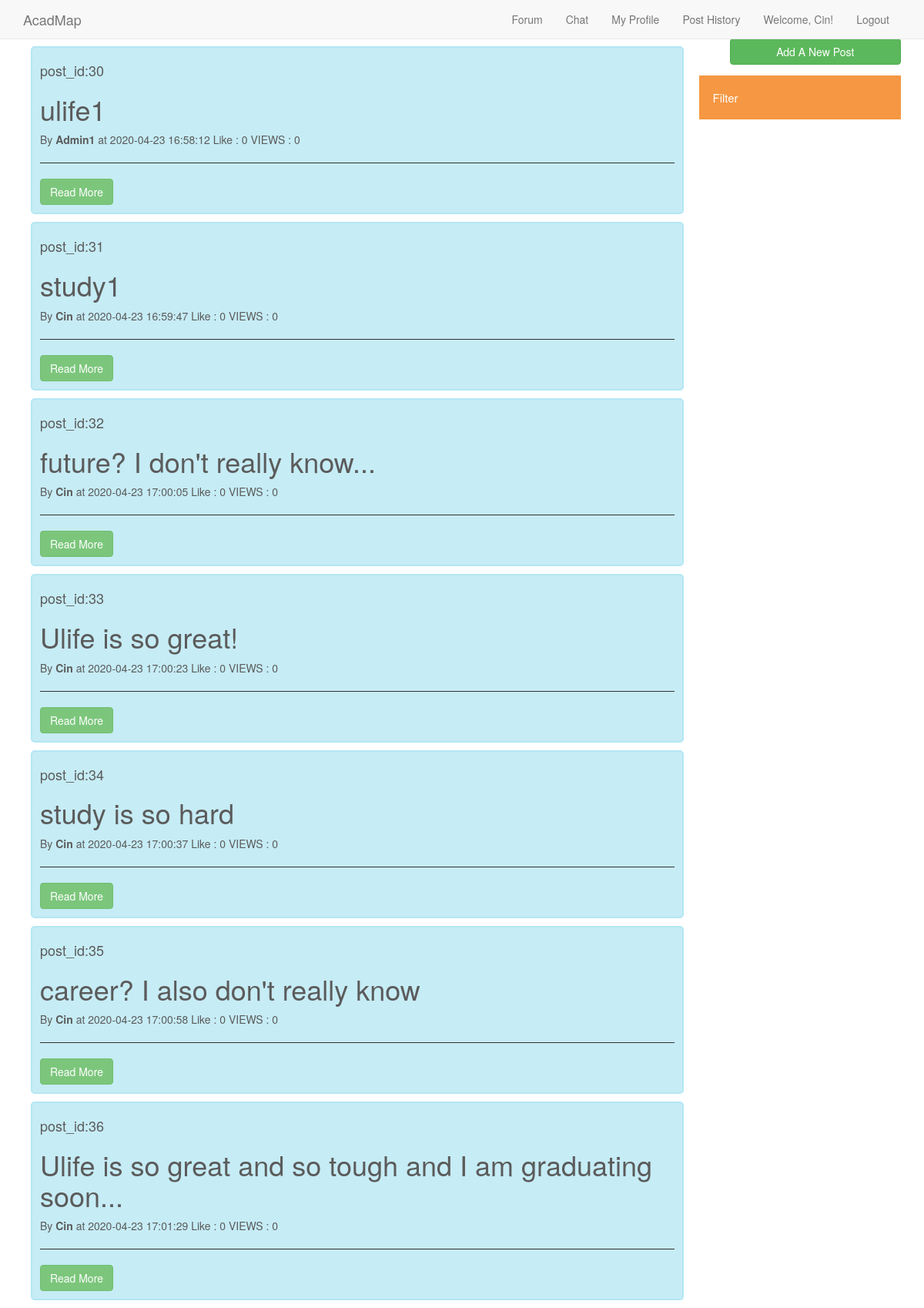
The app's page /forum_related/forum.php (signed in) with its own data.
### tables this page shows
CREATE TABLE `forum` (
  `post_id` int(8) UNSIGNED NOT NULL,
  `post_title` varchar(128) NOT NULL,
  `post_date` timestamp NOT NULL DEFAULT current_timestamp(),
  `author_id` int(8) UNSIGNED NOT NULL,
  `author_name` varchar(16) NOT NULL,
  `category` varchar(16) DEFAULT NULL,
  `like_number` int(8) UNSIGNED DEFAULT 0,
  `view_number` int(8) UNSIGNED NOT NULL DEFAULT 0
);

### forum_related/FetchPost.php (the view)
<?php foreach($postinfo as $key => $post){?>
  <div id="post_id" class="containers" onclick="pagetrans()">
    <h4><?php echo "post_id:" . $post["post_id"]; ?></h4>
    <p><h1><?php echo $post["post_title"];?></h1></p>
    <p>By <strong> <?php echo $post["author_name"];?> </strong> at <?php echo $post["post_date"];?> <?php echo "Like : " . $post["like_number"]; echo " VIEWS : " . $post["view_number"];?></p><hr>
    <a href="post.php?post_id=<?= $post['post_id'] ?>" class="btn btn-success">Read More</a>
  </div>
<?php }?>

### css/main.css (style rules this page uses)
body { padding-top: 50px; }
.containers { border: 2px solid #A2E2F1; background-color: #B8E8F3; border-radius: 5px; padding: 10px; width: 100%; margin: 10px 10px; opacity: 0.8; }
hr { border-color: #000000; }

### records on screen
forum: post_id "30", post_title "ulife1", author_name "Admin1", post_date "2020-04-23 16:58:12", like_number "0", view_number "0"
forum: post_id "31", post_title "study1", author_name "Cin", post_date "2020-04-23 16:59:47", like_number "0", view_number "0"
forum: post_id "32", post_title "future? I don't really know...", author_name "Cin", post_date "2020-04-23 17:00:05", like_number "0", view_number "0"
forum: post_id "33", post_title "Ulife is so great!", author_name "Cin", post_date "2020-04-23 17:00:23", like_number "0", view_number "0"
forum: post_id "34", post_title "study is so hard", author_name "Cin", post_date "2020-04-23 17:00:37", like_number "0", view_number "0"
forum: post_id "35", post_title "career? I also don't really know", author_name "Cin", post_date "2020-04-23 17:00:58", like_number "0", view_number "0"
forum: post_id "36", post_title "Ulife is so great and so tough and I am graduating soon...", author_name "Cin", post_date "2020-04-23 17:01:29", like_number "0", view_number "0"

### other values on screen
$_SESSION['username'] "Cin"
